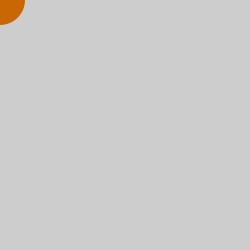
Frame 1 (no input)
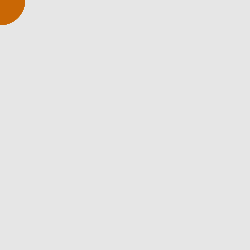
Frame 60 (the mouse pressed at the canvas centre just before this capture)
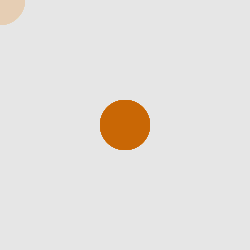
Frame 120 (the mouse held since frame 60 and released just before this capture)

The Processing sketch that drew these frames (run headless with seeded random() and noise(); from frame 60 on, the mouse is pressed at the canvas centre):

// Processing sketch: processing_172711
// ── processing_172711.pde

void setup(){
    size(250, 250); //resize the screen
    //int cLoops = 0;
}

void draw(){
    fill(200,100,0);
    noStroke();
    //background(255,255,255);
    ellipse(mouseX, mouseY, 50, 50);
    fill(255,255,255,5);
    rect(-1,-1,501,501);
    //cLoops++;
}
